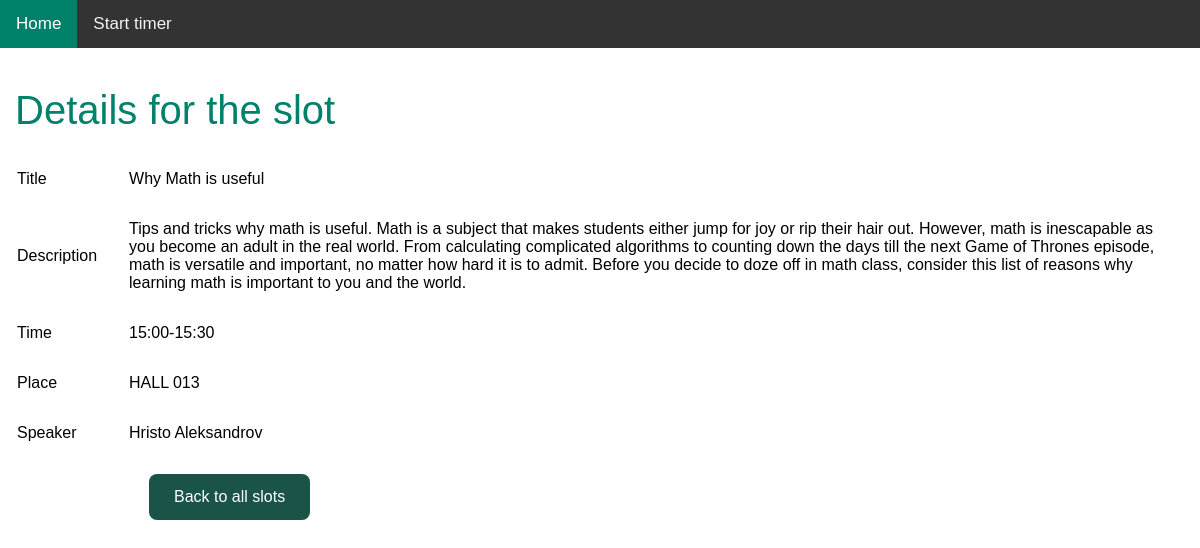
The app's page /read_one.php?id=11 with its own data.
### tables this page shows
CREATE TABLE `slots` (
  `id` int(11) NOT NULL,
  `title` varchar(128) NOT NULL,
  `description` text NOT NULL,
  `time` varchar(128) NOT NULL,
  `place` varchar(128) NOT NULL,
  `speaker` varchar(128) NOT NULL,
  `created` datetime NOT NULL,
  `modified` timestamp NOT NULL DEFAULT CURRENT_TIMESTAMP ON UPDATE CURRENT_TIMESTAMP
);

### read_one.php (the view, shortened to what this page needs)
<!DOCTYPE HTML>
<html>
<head>
    <link rel="stylesheet" href="style.css" />
</head>
<body>
    <div class="container">
    <div class="topnav">
                <a class="active" href="index.php">Home</a>
                <a href="timer.php">Start timer</a>
    </div>
        <div class="page-header">
            <h1>Details for the slot</h1>
        </div>
        <?php
$id=isset($_GET['id']) ? $_GET['id'] : die('ERROR: Record ID not found.');
include 'config/database.php';
try {
    $query = "SELECT id, title, description, time, place, speaker FROM slots WHERE id = ? LIMIT 0,1";
    $stmt = $con->prepare( $query );
    $stmt->bindParam(1, $id);
    $stmt->execute();
    $row = $stmt->fetch(PDO::FETCH_ASSOC);
    $title = $row['title'];
    $description = $row['description'];
    $time = $row['time'];
    $place = $row['place'];
    $speaker = $row['speaker'];
}
catch(PDOException $exception){
    die('ERROR: ' . $exception->getMessage());
}
?>
<table class='table '>
    <tr>
        <td>Title</td>
        <td><?php echo htmlspecialchars($title, ENT_QUOTES);  ?></td>
    </tr>
    <tr>
        <td>Description</td>
        <td><?php echo htmlspecialchars($description, ENT_QUOTES);  ?></td>
    </tr>
    <tr>
        <td>Time</td>
        <td><?php echo htmlspecialchars($time, ENT_QUOTES);  ?></td>
    </tr>
    <tr>
        <td>Place</td>
        <td><?php echo htmlspecialchars($place, ENT_QUOTES);  ?></td>
    </tr>
    <tr>
        <td>Speaker</td>
        <td><?php echo htmlspecialchars($speaker, ENT_QUOTES);  ?></td>
    </tr>
    <tr>
        <td></td>
        <td>
            <a href='index.php' class='btn btn-back'>Back to all slots</a>
        </td>
    </tr>
</table>
    </div>
</body>
</html>

### style.css (style rules this page uses)
body { font-family: sans-serif; font-weight: 100; margin: 0px; }
.topnav { background-color: #333; overflow: hidden; }
.topnav a { float: left; color: #f2f2f2; text-align: center; padding: 14px 16px; text-decoration: none; font-size: 17px; }
.topnav a.active { background-color:#00816A; color: white; }
h1, h3 { margin-left: 15px !important; color: #00816A; font-weight: 100; font-size: 40px; margin: 40px 0px 20px; }
th, td { padding: 15px; text-align: left; }
.btn { border: none; display: inline-block; background-color:#00816A; color: #FFFFFF; padding: 14px 25px; text-align: center; text-decoration: none; font-size: 16px; margin-left: 20px; opacity: 0.9; border-radius: 8px; }
.btn-back { background-color:#024236; }
* { box-sizing: border-box; }

### records on screen
slots: title "Why Math is useful", description "Tips and tricks why math is useful. Math is a subject that makes students either jump for joy or rip their hair out. However, math is inescapable as you become an adult in the real world. From calculating complicated algorithms to counting down the days till the next Game of Thrones episode, math is versatile and important, no matter how hard it is to admit. Before you decide to doze off in math class, consider this list of reasons why learning math is important to you and the world.", time "15:00-15:30", place "HALL 013", speaker "Hristo Aleksandrov"
